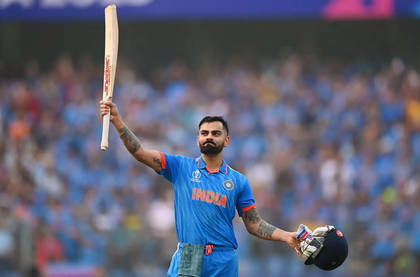
%> input picture Arithmatic Coding_Hypothesis Testing_JPEG DCT Compression/vk.png, 420 x 277 px, shrunk from 1600 x 1055 before the run
$ octave JPEG_DCT_Compression.m   (GNU Octave 9; MATLAB toolbox functions it lacks are replaced by stand-ins)
%> lines starting %> are read from the running program, lines starting %| are printed output that depends on the picture
clc;
clear all;
close all;

I=imread("vk.png");
%> I is the input picture: size 277x420x3 uint8; mean R, G, B 95.3, 96.6, 114.6
if size(I,3)==3
    I=rgb2gray(I);
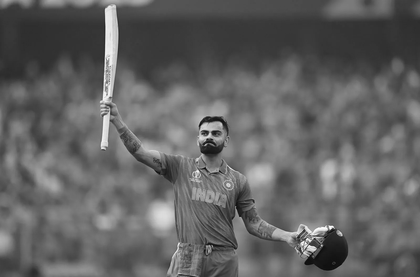
%> I: size 277x420 uint8; min 4, max 255, mean 98.3
end
I=double(I);
%> I: size 277x420 double
%Loading the grayscale image and converting it into double for DCT operations.

Q=[16 11 10 16 24 40 51 61;
   12 12 14 19 26 58 60 55;
   14 13 16 24 40 57 69 56;
   14 17 22 29 51 87 80 62;
   18 22 37 56 68 109 103 77;
   24 35 55 64 81 104 113 92;
   49 64 78 87 103 121 120 101;
   72 92 95 98 112 100 103 99];
%Defining the standard JPEG quantization matrix.

factor=10;
Q=Q*factor;
%Increasing quantization values to introduce stronger compression effects.
blockSize=8;
%JPEG processes the image in fixed 8x8 pixel blocks.
[m,n]=size(I);
%> m = 277; n = 420
reconstructed=zeros(m,n);
%Initializing an empty matrix to store reconstructed compressed output.

for i=1:blockSize:(m-blockSize+1)
    for j=1:blockSize:(n-blockSize+1)

        block=I(i:i+7,j:j+7);
        %Extracting one valid 8x8 block from the image.
        block=block-128;
        %Shifting pixel values around zero to improve DCT efficiency.
        dctBlock=dct2(block);
        %Applying Discrete Cosine Transform to convert block into frequency domain.
        quantBlock=round(dctBlock./Q);
        %Quantizing the DCT coefficients which causes lossy compression.
        dequantBlock=quantBlock.*Q;
        %Reversing quantization step for decompression during reconstruction.
        idctBlock=idct2(dequantBlock);
        %Applying inverse DCT to bring the frequency block back to spatial form.
        idctBlock=idctBlock+128;
        %Shifting pixel values back to the original intensity range.
        reconstructed(i:i+7,j:j+7)=idctBlock;
        %Placing the reconstructed block back into the output image.

    end
end
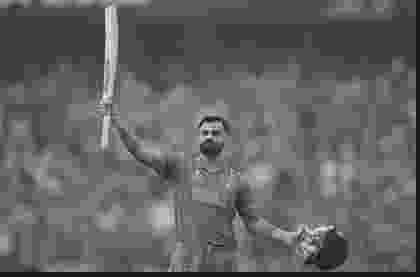
%> reconstructed: size 277x420 double; min -32.34, max 296.4, mean 95.4; drawn with min black and max white

reconstructed=uint8(reconstructed);
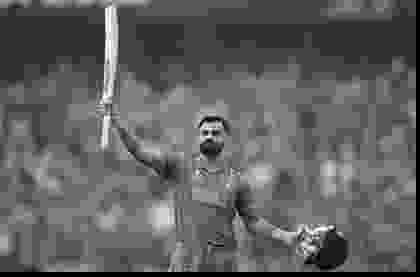
%> reconstructed: size 277x420 uint8; min 0, max 255, mean 95.4
%Converting reconstructed image back into uint8 format for display.

figure;
imshow(uint8(I));
title("Original Image");
%Displaying the input image before compression.

figure;
imshow(reconstructed);
title("Reconstructed Image After High JPEG Compression");
%Displaying the decompressed output image after DCT compression.
